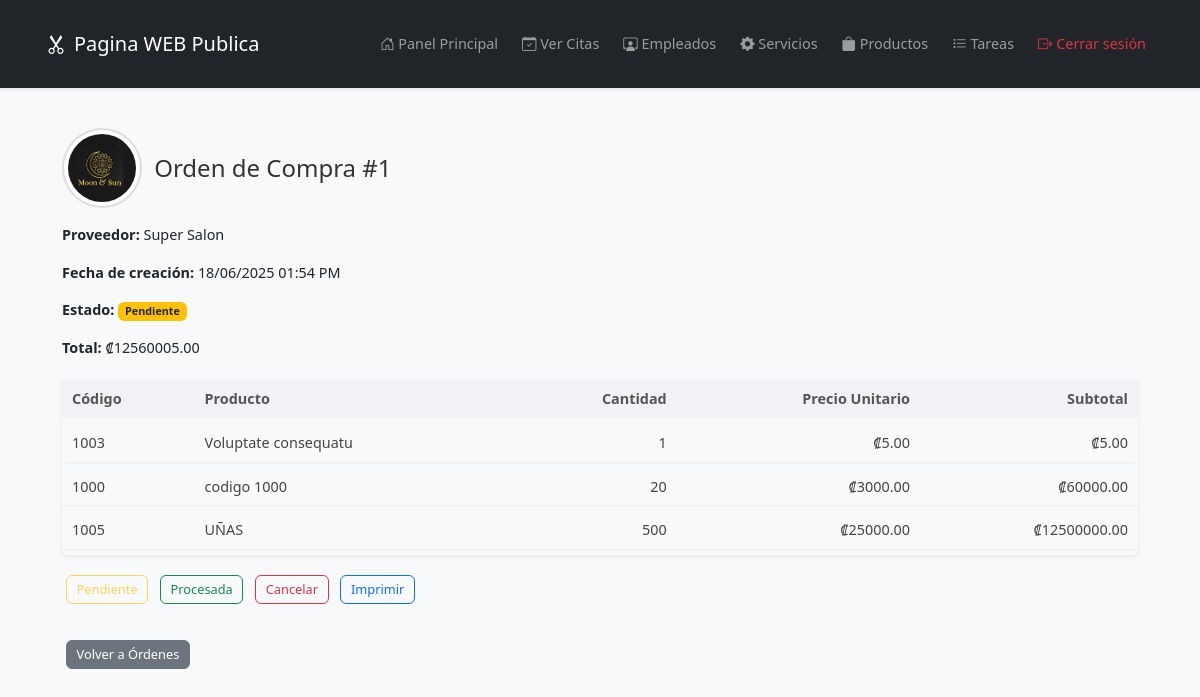
The app's page /ordenes/1 (signed in) with its own data.
### models.py (models this page shows, shortened)
class OrdenCompra(db.Model):
    __tablename__ = 'ordenes_compra'
    id = db.Column(db.Integer, primary_key=True)
    proveedor_id = db.Column(db.Integer, db.ForeignKey('proveedores.id'), nullable=False)
    fecha_creacion = db.Column(db.DateTime, default=datetime.utcnow, nullable=False)
    estado = db.Column(db.String(50), default='pendiente')
    total = db.Column(db.Float, default=0.0)
    proveedor = db.relationship('Proveedor', backref='ordenes', lazy=True)
    detalles = db.relationship('DetalleOrdenCompra', backref='orden', lazy=True, cascade='all, delete-orphan')

class Proveedor(db.Model):
    __tablename__ = 'proveedores'  # <-- esto es clave
    id = db.Column(db.Integer, primary_key=True)
    nombre = db.Column(db.String(100), nullable=False)
    contacto = db.Column(db.String(100))
    telefono = db.Column(db.String(20))
    email = db.Column(db.String(100))
    direccion = db.Column(db.String(200))

class DetalleOrdenCompra(db.Model):
    __tablename__ = 'detalle_orden_compra'
    id = db.Column(db.Integer, primary_key=True)
    orden_compra_id = db.Column(db.Integer, db.ForeignKey('ordenes_compra.id'), nullable=False)
    producto_id = db.Column(db.Integer, db.ForeignKey('productos.id'), nullable=False)
    cantidad = db.Column(db.Integer, nullable=False)
    precio_unitario = db.Column(db.Float, nullable=False)
    producto = db.relationship('Producto')

class Producto(db.Model):
    __tablename__ = 'productos'
    id = db.Column(db.Integer, primary_key=True)
    codigo = db.Column(db.String(50), unique=True, nullable=False)  # código único para cada producto
    nombre = db.Column(db.String(100), nullable=False)
    precio = db.Column(db.Float, nullable=False)
    descripcion = db.Column(db.String(255))
    imagen_url = db.Column(db.String(255))
    visible = db.Column(db.Boolean, default=True)

### main.py (the view)
@app.route('/ordenes/<int:id>')
@login_required
def detalle_orden(id):
    orden = db.session.query(OrdenCompra).options(
        joinedload(OrdenCompra.detalles).joinedload(DetalleOrdenCompra.producto),
        joinedload(OrdenCompra.proveedor)
    ).get_or_404(id)
    if orden.fecha_creacion.tzinfo is None:
        fecha_utc = orden.fecha_creacion.replace(tzinfo=utc)
    else:
        fecha_utc = orden.fecha_creacion.astimezone(utc)
    tz_cr = timezone('America/Costa_Rica')
    orden.fecha_local = fecha_utc.astimezone(tz_cr)
    return render_template('admin/detalle_orden.html', orden=orden)

### main.py (called while the page is built)
def login_required(f):
    @wraps(f)
    def decorated(*args, **kwargs):
        if not session.get('logged_in'):
            return redirect(url_for('login'))
        return f(*args, **kwargs)
    return decorated

### templates/admin/detalle_orden.html (shortened to what this page needs)
{% extends 'admin/layout.html' %}
{% block content %}
<div class="container">
  <div class="d-flex align-items-center mb-3">
    <img src="{{ url_for('static', filename='logo.png') }}" alt="Logo" class="header-logo">
    <h1 class="header-title mb-0">Orden de Compra #{{ orden.id }}</h1>
  </div>
  <p><strong>Proveedor:</strong> {{ orden.proveedor.nombre }}</p>
  <p><strong>Fecha de creación:</strong> {{ orden.fecha_local.strftime('%d/%m/%Y %I:%M %p') }}</p>
  <p><strong>Estado:</strong>
    <span class="badge
      {% if orden.estado == 'pendiente' %}bg-warning text-dark
      {% elif orden.estado == 'procesada' %}bg-success
      {% elif orden.estado == 'cancelada' %}bg-danger
      {% endif %}">
      {{ orden.estado|capitalize }}
    </span>
  </p>
  <p><strong>Total:</strong> ₡{{ "%.2f"|format(orden.total) }}</p>
  <div class="table-responsive shadow-sm rounded">
    <table>
      <thead>
        <tr>
          <th>Código</th>
          <th>Producto</th>
          <th class="text-end">Cantidad</th>
          <th class="text-end">Precio Unitario</th>
          <th class="text-end">Subtotal</th>
        </tr>
      </thead>
      <tbody>
        {% for detalle in orden.detalles %}
          <tr>
            <td>{{ detalle.producto.codigo }}</td>
            <td>{{ detalle.producto.nombre }}</td>
            <td class="text-end">{{ detalle.cantidad }}</td>
            <td class="text-end">₡{{ "%.2f"|format(detalle.precio_unitario) }}</td>
            <td class="text-end">₡{{ "%.2f"|format(detalle.cantidad * detalle.precio_unitario) }}</td>
          </tr>
        {% else %}
          <tr>
            <td colspan="5" class="text-center">No hay productos en esta orden.</td>
          </tr>
        {% endfor %}
      </tbody>
    </table>
  </div>
  <div class="my-3 no-print">
    <form method="post" action="{{ url_for('cambiar_estado_orden', id=orden.id) }}" class="d-inline">
      <button type="submit" class="btn btn-outline-warning"
        {% if orden.estado == 'pendiente' %}disabled{% endif %}
        onclick="return confirm('¿Seguro que deseas marcar esta orden como PENDIENTE?');">
        Pendiente
      </button>
    </form>
    <form method="post" action="{{ url_for('cambiar_estado_orden', id=orden.id) }}" class="d-inline">
      <button type="submit" class="btn btn-outline-success"
        onclick="return confirm('¿Confirmas que esta orden ha sido PROCESADA?');">
        Procesada
      </button>
    </form>
    <form method="post" action="{{ url_for('cambiar_estado_orden', id=orden.id) }}" class="d-inline">
      <button type="submit" class="btn btn-outline-danger"
        onclick="return confirm('¿Estás seguro de que deseas CANCELAR esta orden? Esta acción no se puede deshacer.');">
        Cancelar
      </button>
    </form>
    <a href="#" class="btn btn-outline-primary" onclick="window.print(); return false;">
      Imprimir
    </a>
  </div>
  <a href="{{ url_for('listar_ordenes') }}" class="btn btn-secondary mt-3 no-print">Volver a Órdenes</a>
</div>
{% endblock %}

### templates/admin/layout.html (style rules this page uses)
body { background-color: #f8f9fa; }

### templates/admin/detalle_orden.html (style rules this page uses)
body, h1, h3, p, table { font-family: 'Segoe UI', Tahoma, Geneva, Verdana, sans-serif; font-size: 0.9rem; }
.container { padding: 1rem; }
.header-logo { height: 80px; margin-right: 12px; border-radius: 50%; border: 2px solid #ddd; padding: 4px; background: white; }
.header-title { font-weight: 500; font-size: 1.5rem; color: #333; }
table { width: 100%; border-collapse: separate; border-spacing: 0 6px; }
thead tr { background-color: #f0f2f5; }
thead th { padding: 8px 10px; text-align: left; font-weight: 600; color: #555; }
tbody tr { background: #fafafa; box-shadow: 0 1px 3px rgba(0,0,0,0.05); border-radius: 4px; }
tbody td { padding: 8px 10px; vertical-align: middle; color: #444; }
.text-end { text-align: right !important; }
.btn { padding: 0.25rem 0.6rem; font-size: 0.8rem; margin: 0.25rem; }

### records on screen
OrdenCompra: id "1", estado "Pendiente", total "12560005.00"
Proveedor: proveedor.nombre "Super Salon"
DetalleOrdenCompra: producto.codigo "1003", producto.nombre "Voluptate consequatu", cantidad "1", precio_unitario "5.00", detalle.cantidad*detalle.precio_unitario "5.00"
DetalleOrdenCompra: producto.codigo "1000", producto.nombre "codigo 1000", cantidad "20", precio_unitario "3000.00", detalle.cantidad*detalle.precio_unitario "60000.00"
DetalleOrdenCompra: producto.codigo "1005", producto.nombre "UÑAS", cantidad "500", precio_unitario "25000.00", detalle.cantidad*detalle.precio_unitario "12500000.00"

### other values on screen
{{ orden.fecha_local.strftime('%d/%m/%Y %I:%M %p') }} "18/06/2025 01:54 PM"
